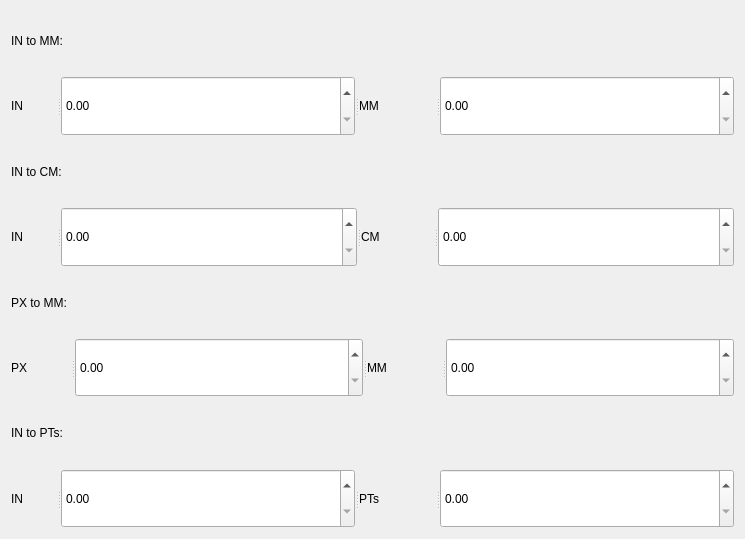
<?xml version="1.0" encoding="UTF-8"?>
<ui version="4.0">
 <class>unitConversion</class>
 <widget class="QDialog" name="unitConversion">
  <property name="geometry">
   <rect>
    <x>0</x>
    <y>0</y>
    <width>745</width>
    <height>539</height>
   </rect>
  </property>
  <property name="windowTitle">
   <string>Dialog</string>
  </property>
  <layout class="QVBoxLayout" name="verticalLayout">
   <item>
    <widget class="QLabel" name="label">
     <property name="text">
      <string>IN to MM:</string>
     </property>
    </widget>
   </item>
   <item>
    <widget class="QSplitter" name="splitter">
     <property name="orientation">
      <enum>Qt::Horizontal</enum>
     </property>
     <widget class="QLabel" name="label_2">
      <property name="text">
       <string>IN</string>
      </property>
     </widget>
     <widget class="QDoubleSpinBox" name="in">
      <property name="maximum">
       <double>50000.000000000000000</double>
      </property>
     </widget>
     <widget class="QLabel" name="label_3">
      <property name="text">
       <string>MM</string>
      </property>
     </widget>
     <widget class="QDoubleSpinBox" name="mm">
      <property name="enabled">
       <bool>true</bool>
      </property>
      <property name="maximum">
       <double>50000.000000000000000</double>
      </property>
     </widget>
    </widget>
   </item>
   <item>
    <widget class="QLabel" name="label_6">
     <property name="text">
      <string>IN to CM:</string>
     </property>
    </widget>
   </item>
   <item>
    <widget class="QSplitter" name="splitter_2">
     <property name="orientation">
      <enum>Qt::Horizontal</enum>
     </property>
     <widget class="QLabel" name="label_4">
      <property name="text">
       <string>IN</string>
      </property>
     </widget>
     <widget class="QDoubleSpinBox" name="in1">
      <property name="maximum">
       <double>50000.000000000000000</double>
      </property>
     </widget>
     <widget class="QLabel" name="label_5">
      <property name="text">
       <string>CM</string>
      </property>
     </widget>
     <widget class="QDoubleSpinBox" name="cm">
      <property name="maximum">
       <double>50000.000000000000000</double>
      </property>
     </widget>
    </widget>
   </item>
   <item>
    <widget class="QLabel" name="label_7">
     <property name="text">
      <string>PX to MM:</string>
     </property>
    </widget>
   </item>
   <item>
    <widget class="QSplitter" name="splitter_3">
     <property name="orientation">
      <enum>Qt::Horizontal</enum>
     </property>
     <widget class="QLabel" name="label_8">
      <property name="text">
       <string>PX</string>
      </property>
     </widget>
     <widget class="QDoubleSpinBox" name="px">
      <property name="maximum">
       <double>50000.000000000000000</double>
      </property>
     </widget>
     <widget class="QLabel" name="label_9">
      <property name="text">
       <string>MM</string>
      </property>
     </widget>
     <widget class="QDoubleSpinBox" name="mm1">
      <property name="maximum">
       <double>50000.000000000000000</double>
      </property>
     </widget>
    </widget>
   </item>
   <item>
    <widget class="QLabel" name="label_10">
     <property name="text">
      <string>IN to PTs:</string>
     </property>
    </widget>
   </item>
   <item>
    <widget class="QSplitter" name="splitter_4">
     <property name="orientation">
      <enum>Qt::Horizontal</enum>
     </property>
     <widget class="QLabel" name="label_11">
      <property name="text">
       <string>IN</string>
      </property>
     </widget>
     <widget class="QDoubleSpinBox" name="in2">
      <property name="maximum">
       <double>50000.000000000000000</double>
      </property>
     </widget>
     <widget class="QLabel" name="label_12">
      <property name="text">
       <string>PTs</string>
      </property>
     </widget>
     <widget class="QDoubleSpinBox" name="pts">
      <property name="maximum">
       <double>50000.000000000000000</double>
      </property>
     </widget>
    </widget>
   </item>
  </layout>
 </widget>
 <resources/>
 <connections/>
</ui>
